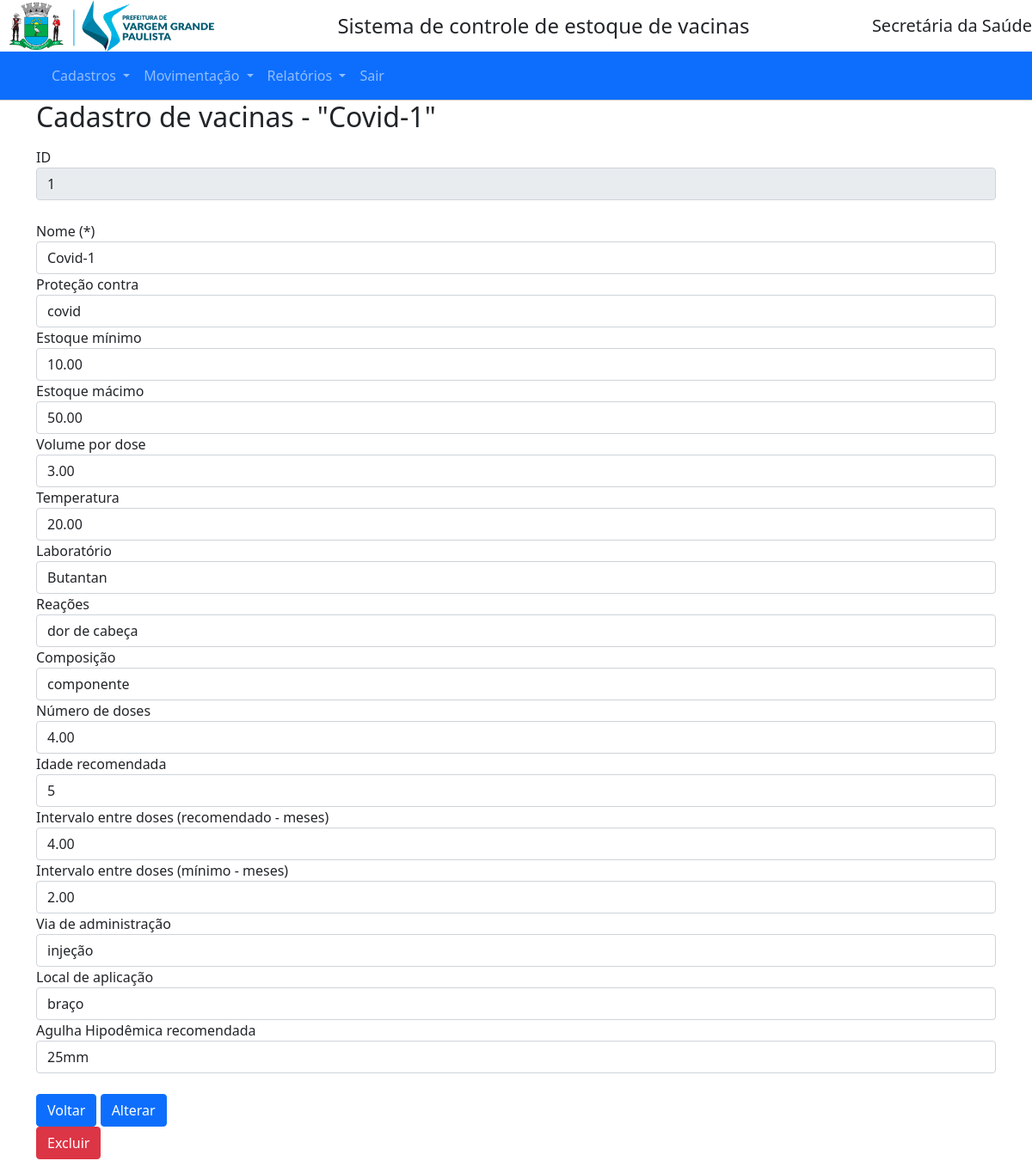
Screenshot of /mnucadastro/1/vcn_alt with the database file from the repository.
### appest.py (models this page shows)
class Vacinas(db.Model):
    vcn_id = db.Column(db.Integer, primary_key=True, autoincrement=True)
    vcn_nome = db.Column(db.String(50), nullable=False)
    vcn_protecao = db.Column(db.String(50), nullable=False)
    vcn_est_min = db.Column(db.Numeric)
    vcn_est_max = db.Column(db.Numeric)
    vcn_vol_dose = db.Column(db.Numeric)
    vcn_temperatura = db.Column(db.Numeric)
    vcn_laboratorio = db.Column(db.String(50), nullable=False)
    vcn_reacoes = db.Column(db.String(150))
    vcn_composicao = db.Column(db.String(50))
    vcn_doses = db.Column(db.Numeric)
    vcn_idade_rec = db.Column(db.Integer)
    vcn_intervalo_doses_rec = db.Column(db.Numeric)
    vcn_intervalo_doses_min = db.Column(db.Numeric)
    vcn_via_administracao = db.Column(db.String(50))
    vcn_local_aplicacao = db.Column(db.String(50))
    vcn_agulha = db.Column(db.String(30))
    vcn_lotes = db.relationship('Lotes', backref='lote') #Nome da Classe e campo virtual
    vcn_req = db.relationship('Requisicoes', backref='req') #Nome da Classe e campo virtual
    vcn_mov = db.relationship('Movimentacoes', backref='mov_vcn') #Nome da Classe e campo virtual
    vcn_loc = db.relationship('Localiza_vacinas', backref='local_vcn') #Nome da Classe e campo virtual

### appest.py (the view, shortened to what this page needs)
@app.route('/mnucadastro/<int:id>/vcn_alt', methods=('GET','POST'))    # obrigatório ter o parametro no endereco
def alt_vcn(id):
    reg_vcn = get_post_vcn(id)
    return render_template('Cadastros/alt_vcn.html',reg_vacinas=reg_vcn)

### appest.py (called while the page is built)
def get_post_vcn(id):
    reg_vcn = Vacinas.query.filter_by(vcn_id=id).first()
    if reg_vcn is None:
        flash('Vacina não cadastrada')
    return reg_vcn

### templates/Cadastros/alt_vcn.html
{% extends 'base.html' %}
{% block content %}
  <h2>{% block title %}Cadastro de vacinas - "{{ reg_vacinas['vcn_nome'] }}" {% endblock %}</h2>
  <p>
    <form method="post">
      <div class="form-group">
        <label for="form_vcn_id">ID</label>
        <input readonly type="text" name="form_vcn_id" class="form-control"
             value="{{ request.form['form_vcn_id'] or reg_vacinas['vcn_id']}}"></input>
      </div>
      <br/>
      <div class="form-group">
        <label for="form_nome">Nome (*)</label>
        <input type="text" name="form_nome"
             placeholder="Nome da vacina" class="form-control"
             value="{{ request.form['form_nome'] or reg_vacinas['vcn_nome']}}"></input>
      </div>
      <div class="form-group">
        <label for="form_protecao">Proteção contra</label>
        <input type="text" name="form_protecao" placeholder="Proteção contra ..."
                class="form-control" value="{{ request.form['form_protecao'] or reg_vacinas['vcn_protecao']}}">
      </div>
      <div>
        <label for="form_est_min">Estoque mínimo</label>
        <input type="text" name="form_est_min" placeholder="Estoque mínimo"
              class="form-control" value="{{ request.form['form_est_min'] or '%0.2f' | format(reg_vacinas['vcn_est_min']|float)}}">
      </div>
      <div class="form-group">
        <label for="form_est_max">Estoque mácimo</label>
        <input type="text" name="form_est_max" placeholder="Estoque mácimo"
              class="form-control" value="{{ request.form['form_est_max'] or '%0.2f' | format(reg_vacinas['vcn_est_max']|float)}}">
      </div>
      <div class="form-group">
        <label for="form_vol_dose">Volume por dose</label>
        <input type="text" name="form_vol_dose" placeholder="Volume por dose"
            class="form-control" value="{{ request.form['form_vol_dose'] or '%0.2f'| format(reg_vacinas['vcn_vol_dose']|float)}}">
      </div>
      <div class="form-group">
        <label for="form_temperatura">Temperatura</label>
        <input type="text" name="form_temperatura" placeholder="Temperatura"
            class="form-control" value="{{ request.form['form_temperatura'] or '%0.2f'|format(reg_vacinas['vcn_temperatura']|float)}}">
      </div>
      <div class="form-group">
        <label for="form_laboratorio">Laboratório</label>
        <input type="text" name="form_laboratorio" placeholder="Nome do laboratório"
            class="form-control" value="{{ request.form['form_laboratorio'] or reg_vacinas['vcn_laboratorio']}}">
      </div>
      <div class="form-group">
        <label for="form_reacoes">Reações</label>
        <input type="text" name="form_reacoes" placeholder="Reações"
            class="form-control" value="{{ request.form['form_reacoes'] or reg_vacinas['vcn_reacoes']}}">
      </div>
      <div class="form-group">
        <label for="form_composicao">Composição</label>
        <input type="text" name="form_composicao" placeholder="Composição"
            class="form-control" value="{{ request.form['form_composicao'] or reg_vacinas['vcn_composicao']}}">
      </div>
      <div class="form-group">
        <label for="form_doses">Número de doses</label>
        <input type="text" name="form_doses" placeholder="Número de doses"
            class="form-control" value="{{ request.form['form_doses'] or '%0.2f' | format(reg_vacinas['vcn_doses'] | float)}}">
      </div>
      <div class="form-group">
        <label for="form_idade_rec">Idade recomendada</label>
        <input type="text" name="form_idade_rec" placeholder="Idade recomendada"
            class="form-control" value="{{ request.form['form_idade_rec'] or reg_vacinas['vcn_idade_rec']}}">
      </div>
      <div class="form-group">
        <label for="form_intervalo_doses_rec">Intervalo entre doses (recomendado - meses)</label>
        <input type="text" name="form_intervalo_doses_rec" placeholder="Intervalor entre doses (recomendado - meses)"
            class="form-control" value="{{ request.form['form_intervalo_doses_rec'] or '%0.2f'|format(reg_vacinas['vcn_intervalo_doses_rec']|float)}}">
      </div>
      <div class="form-group">
        <label for="form_intervalo_doses_min">Intervalo entre doses (mínimo - meses)</label>
        <input type="text" name="form_intervalo_doses_min" placeholder="Intervalor entre doses (mínimo - meses)"
            class="form-control" value="{{ request.form['form_intervalo_doses_min'] or '%0.2f'|format(reg_vacinas['vcn_intervalo_doses_min']|float)}}">
      </div>
      <div class="form-group">
        <label for="form_via_administracaoc">Via de administração</label>
        <input type="text" name="form_via_administracao" placeholder="Via de administração"
            class="form-control" value="{{ request.form['form_via_administracao'] or reg_vacinas['vcn_via_administracao']}}">
      </div>
      <div class="form-group">
        <label for="form_local_aplicacao">Local de aplicação</label>
        <input type="text" name="form_local_aplicacao" placeholder="Local de aplicação"
            class="form-control" value="{{ request.form['form_local_aplicacao'] or reg_vacinas['vcn_local_aplicacao']}}">
      </div>
      <div class="form-group">
        <label for="form_agulha">Agulha Hipodêmica recomendada</label>
        <input type="text" name="form_agulha" placeholder="Agulha Hipodêmica recomendada"
            class="form-control" value="{{ request.form['form_agulha'] or reg_vacinas['vcn_agulha']}}">
      </div>
      <br/>
      <div class="form-group">
        <button type="button" onclick="{{ url_for('cad_vcn') }}" class="btn btn-primary">Voltar</button>
        <button type="submit" class="btn btn-primary">Alterar</button>
      </div>
    </form>
    <form action="{{ url_for('del_vcn', id=reg_vacinas['vcn_id']) }}" method="POST">
      <input type="submit" value="Excluir"
            class="btn btn-danger"
            onclick="return confirm('Você tem certeza que quer apagar ?')">
    </form>
  </p>
{% endblock %}

### rows the page displays
Vacinas: vcn_nome "Covid-1", form_vcn_id "1", form_nome "Covid-1", form_protecao "covid", form_est_min "10.00", form_est_max "50.00", form_vol_dose "3.00", form_temperatura "20.00", form_laboratorio "Butantan", form_reacoes "dor de cabeça", form_composicao "componente", form_doses "4.00", form_idade_rec "5", form_intervalo_doses_rec "4.00", form_intervalo_doses_min "2.00", form_via_administracao "injeção", form_local_aplicacao "braço", form_agulha "25mm"
